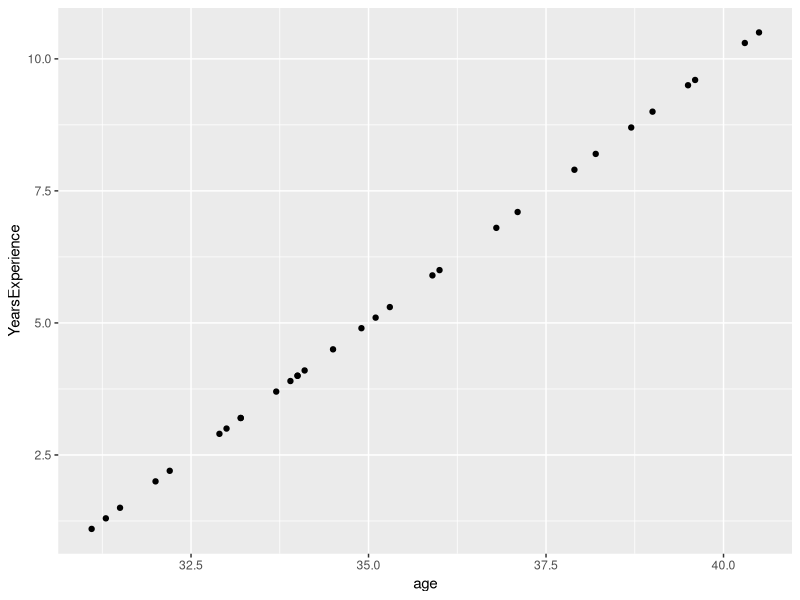
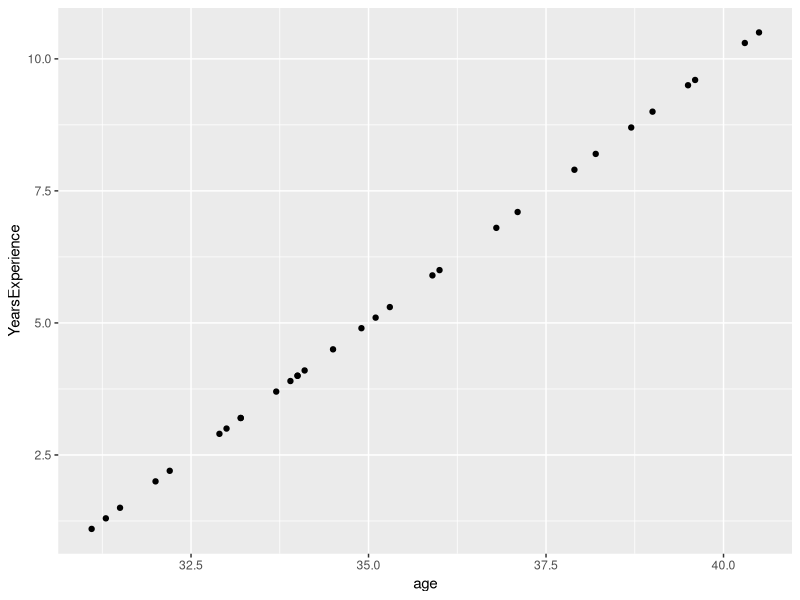
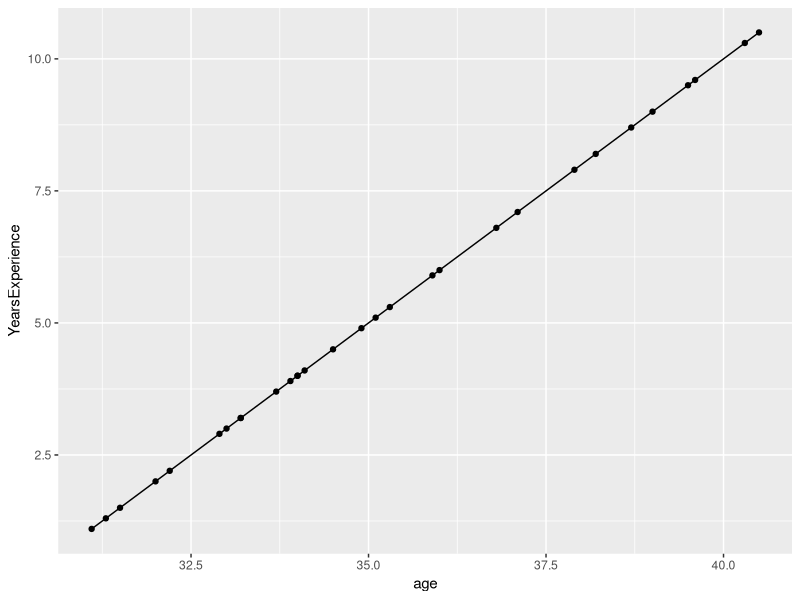
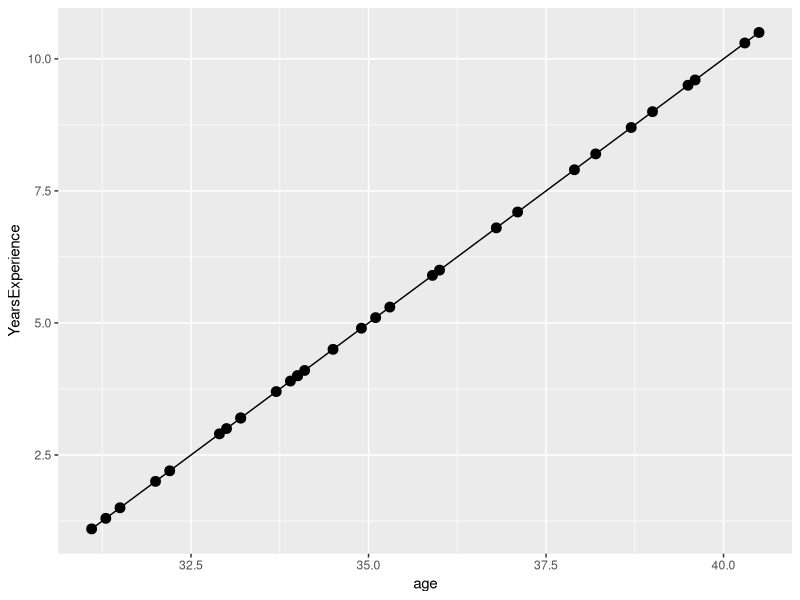
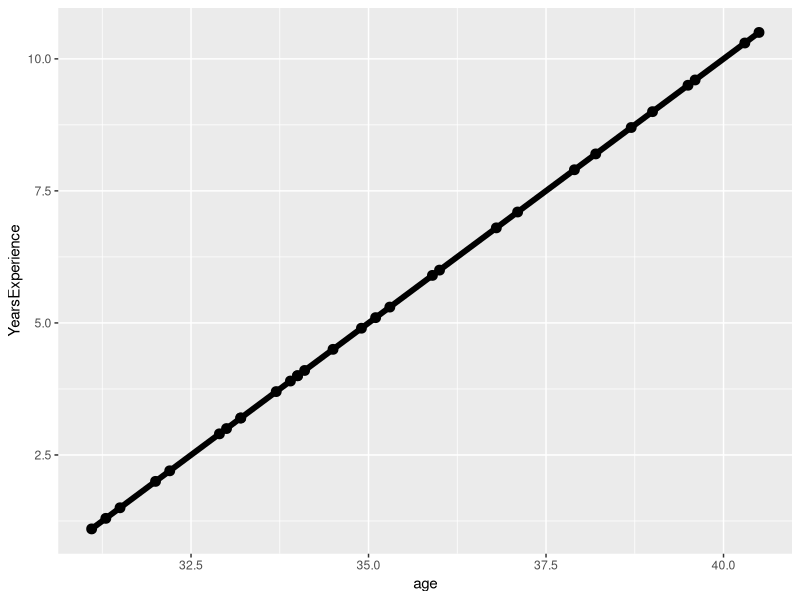
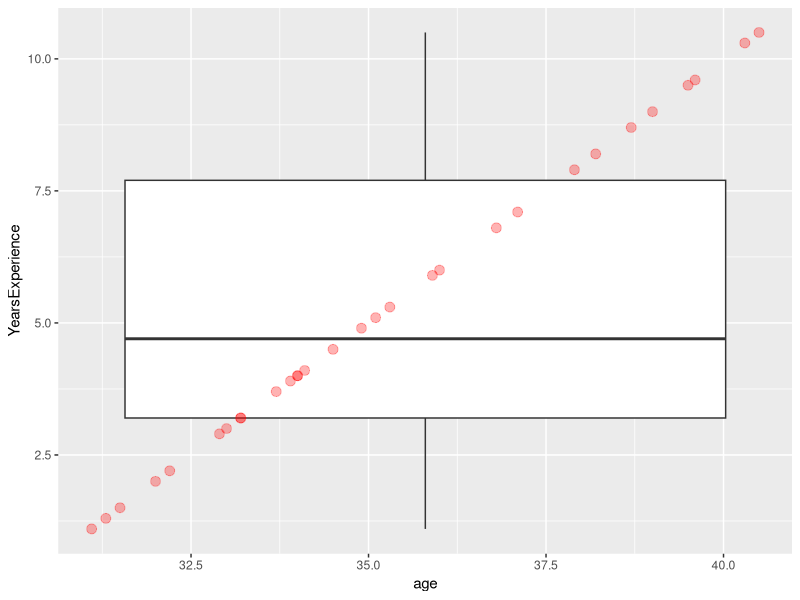
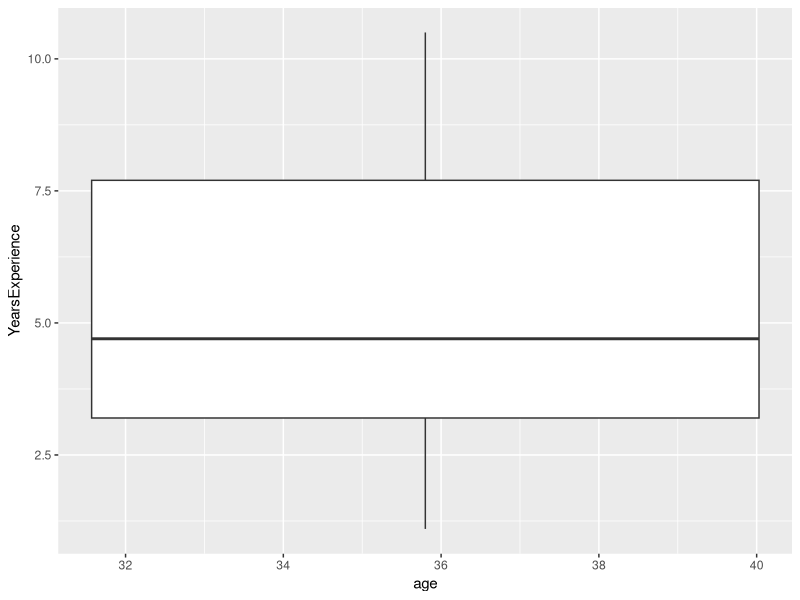

Recreate these plots in R, in order. (Note: this script raises an error after producing the figures.)
install.packages("ggplot2")
library(ggplot2)

# ggplot (function)
# data (data1)
# mapping (xaxis, yaxis)
# geometry (scatter, box, line)

library(readxl)
x <- read_excel("MLR_Salary.xlsx")
View(ggdata)

ggplot(data=x, mapping=aes(x=age,y=YearsExperience))+ geom_point()

ggplot(x, aes(age,YearsExperience))+ geom_point()


ggplot(x, aes(age,YearsExperience))+ geom_point()+ geom_line()

ggplot(x, aes(age,YearsExperience))+ geom_point(size=3)+ geom_line()

ggplot(x, aes(age,YearsExperience))+ geom_point(size=3)+ geom_line(size=2)

ggplot(x, aes(age,YearsExperience))+ geom_boxplot()+ geom_point(size=3,color="red",alpha=0.3)

ggplot(x, aes(age,YearsExperience,color=Salary)) + geom_boxplot()

ggplot(x, aes(age,YearsExperience,color=Salary)) + geom_boxplot() + facet_wrap(-fert.type)

ggplot(x, aes(age,YearsExperience,color=Salary)) + geom_boxplot() + facet_wrap(-fert.type) +labs(x="Age",y="YearsExperience",title="Growth")+ theme_bw()+ggsave("ggplot1.tiff", units="in",width=8,height=6,dpi=300,compression='lzw')


